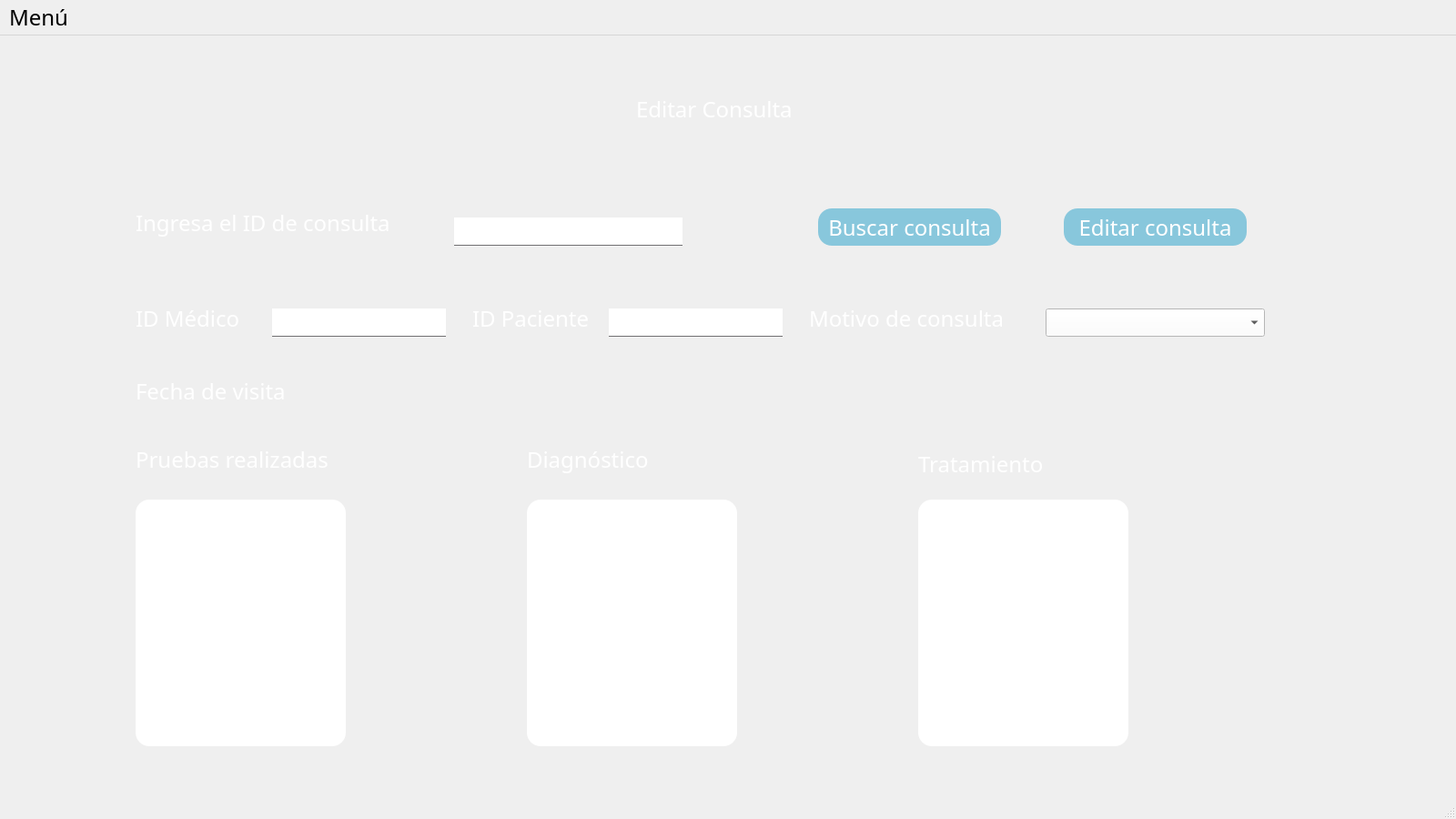
<?xml version="1.0" encoding="UTF-8"?>
<ui version="4.0">
 <class>EditarConsulta</class>
 <widget class="QMainWindow" name="EditarConsulta">
  <property name="geometry">
   <rect>
    <x>0</x>
    <y>0</y>
    <width>1600</width>
    <height>900</height>
   </rect>
  </property>
  <property name="minimumSize">
   <size>
    <width>1600</width>
    <height>900</height>
   </size>
  </property>
  <property name="maximumSize">
   <size>
    <width>1920</width>
    <height>1080</height>
   </size>
  </property>
  <property name="windowTitle">
   <string>Editar consulta</string>
  </property>
  <property name="styleSheet">
   <string notr="true">*{
    font-family:century gothic;
    font-size:24px;
}

QWidget{
    background-image: url(:/prefijoNuevo/paisaje-cultura-sostenibilidad.jpg);
}

QFrame{
    background:rgba(0/0/0/0.8);
    border-radius:15px;
}

QPushButton{
    background:#88c7dc;
    color:white;
    border-radius:15px;
}

QPushButton:hover{
    color:#333;
    border-radius:15px;
    background:#49ebff;
}

QToolButton{
    background:red;
    border-radius:60px;

}

QLabel{
    color:white;
    background:transparent;
}

QLineEdit{
    background:transparent;
    border:none;
    color:#717072;
    border-bottom:1px solid #717072;
}</string>
  </property>
  <widget class="QWidget" name="centralwidget">
   <widget class="QFrame" name="frame">
    <property name="geometry">
     <rect>
      <x>29</x>
      <y>40</y>
      <width>1600</width>
      <height>900</height>
     </rect>
    </property>
    <property name="minimumSize">
     <size>
      <width>1600</width>
      <height>900</height>
     </size>
    </property>
    <property name="maximumSize">
     <size>
      <width>1920</width>
      <height>1080</height>
     </size>
    </property>
    <property name="frameShape">
     <enum>QFrame::StyledPanel</enum>
    </property>
    <property name="frameShadow">
     <enum>QFrame::Raised</enum>
    </property>
    <widget class="QLabel" name="label">
     <property name="geometry">
      <rect>
       <x>670</x>
       <y>30</y>
       <width>181</width>
       <height>21</height>
      </rect>
     </property>
     <property name="text">
      <string>Editar Consulta</string>
     </property>
    </widget>
    <widget class="QLabel" name="label_2">
     <property name="geometry">
      <rect>
       <x>120</x>
       <y>150</y>
       <width>301</width>
       <height>31</height>
      </rect>
     </property>
     <property name="text">
      <string>Ingresa el ID de consulta</string>
     </property>
    </widget>
    <widget class="QLineEdit" name="inputIdConsulta">
     <property name="geometry">
      <rect>
       <x>470</x>
       <y>160</y>
       <width>251</width>
       <height>31</height>
      </rect>
     </property>
     <property name="styleSheet">
      <string notr="true">background-color: rgb(255, 255, 255);</string>
     </property>
    </widget>
    <widget class="QPushButton" name="buscarConsulta">
     <property name="geometry">
      <rect>
       <x>870</x>
       <y>150</y>
       <width>201</width>
       <height>41</height>
      </rect>
     </property>
     <property name="text">
      <string>Buscar consulta</string>
     </property>
    </widget>
    <widget class="QLabel" name="label_3">
     <property name="geometry">
      <rect>
       <x>120</x>
       <y>260</y>
       <width>131</width>
       <height>21</height>
      </rect>
     </property>
     <property name="text">
      <string>ID Médico</string>
     </property>
    </widget>
    <widget class="QLineEdit" name="inputIdMedico">
     <property name="geometry">
      <rect>
       <x>270</x>
       <y>260</y>
       <width>191</width>
       <height>31</height>
      </rect>
     </property>
     <property name="styleSheet">
      <string notr="true">background-color: rgb(255, 255, 255);</string>
     </property>
    </widget>
    <widget class="QLabel" name="label_4">
     <property name="geometry">
      <rect>
       <x>490</x>
       <y>260</y>
       <width>141</width>
       <height>21</height>
      </rect>
     </property>
     <property name="text">
      <string>ID Paciente</string>
     </property>
    </widget>
    <widget class="QLineEdit" name="inputIdPaciente">
     <property name="geometry">
      <rect>
       <x>640</x>
       <y>260</y>
       <width>191</width>
       <height>31</height>
      </rect>
     </property>
     <property name="styleSheet">
      <string notr="true">background-color: rgb(255, 255, 255);</string>
     </property>
    </widget>
    <widget class="QLabel" name="label_5">
     <property name="geometry">
      <rect>
       <x>860</x>
       <y>260</y>
       <width>231</width>
       <height>21</height>
      </rect>
     </property>
     <property name="text">
      <string>Motivo de consulta</string>
     </property>
    </widget>
    <widget class="QComboBox" name="inputMotivoConsulta">
     <property name="geometry">
      <rect>
       <x>1120</x>
       <y>260</y>
       <width>241</width>
       <height>31</height>
      </rect>
     </property>
     <property name="styleSheet">
      <string notr="true">color: rgb(0, 0, 0);
background-color: rgb(255, 255, 255);</string>
     </property>
     <item>
      <property name="text">
       <string/>
      </property>
     </item>
     <item>
      <property name="text">
       <string>Consulta General</string>
      </property>
     </item>
     <item>
      <property name="text">
       <string>Examenes</string>
      </property>
     </item>
     <item>
      <property name="text">
       <string>Curaciones</string>
      </property>
     </item>
    </widget>
    <widget class="QLabel" name="label_6">
     <property name="geometry">
      <rect>
       <x>120</x>
       <y>340</y>
       <width>191</width>
       <height>21</height>
      </rect>
     </property>
     <property name="text">
      <string>Fecha de visita</string>
     </property>
    </widget>
    <widget class="QLabel" name="fechaConsulta">
     <property name="geometry">
      <rect>
       <x>330</x>
       <y>340</y>
       <width>211</width>
       <height>31</height>
      </rect>
     </property>
     <property name="text">
      <string/>
     </property>
    </widget>
    <widget class="QPushButton" name="editarConsulta">
     <property name="geometry">
      <rect>
       <x>1140</x>
       <y>150</y>
       <width>201</width>
       <height>41</height>
      </rect>
     </property>
     <property name="text">
      <string>Editar consulta</string>
     </property>
    </widget>
    <widget class="QLabel" name="label_7">
     <property name="geometry">
      <rect>
       <x>120</x>
       <y>410</y>
       <width>221</width>
       <height>31</height>
      </rect>
     </property>
     <property name="text">
      <string>Pruebas realizadas</string>
     </property>
    </widget>
    <widget class="QTextEdit" name="inputPruebasRealizadas">
     <property name="geometry">
      <rect>
       <x>120</x>
       <y>470</y>
       <width>231</width>
       <height>271</height>
      </rect>
     </property>
     <property name="styleSheet">
      <string notr="true">background-color: rgb(255, 255, 255);</string>
     </property>
    </widget>
    <widget class="QLabel" name="label_8">
     <property name="geometry">
      <rect>
       <x>550</x>
       <y>410</y>
       <width>141</width>
       <height>31</height>
      </rect>
     </property>
     <property name="text">
      <string>Diagnóstico</string>
     </property>
    </widget>
    <widget class="QTextEdit" name="inputDiagnostico">
     <property name="geometry">
      <rect>
       <x>550</x>
       <y>470</y>
       <width>231</width>
       <height>271</height>
      </rect>
     </property>
     <property name="styleSheet">
      <string notr="true">background-color: rgb(255, 255, 255);</string>
     </property>
    </widget>
    <widget class="QTextEdit" name="inputTratamiento">
     <property name="geometry">
      <rect>
       <x>980</x>
       <y>470</y>
       <width>231</width>
       <height>271</height>
      </rect>
     </property>
     <property name="styleSheet">
      <string notr="true">background-color: rgb(255, 255, 255);</string>
     </property>
    </widget>
    <widget class="QLabel" name="label_9">
     <property name="geometry">
      <rect>
       <x>980</x>
       <y>420</y>
       <width>161</width>
       <height>21</height>
      </rect>
     </property>
     <property name="text">
      <string>Tratamiento</string>
     </property>
    </widget>
   </widget>
  </widget>
  <widget class="QMenuBar" name="menubar">
   <property name="geometry">
    <rect>
     <x>0</x>
     <y>0</y>
     <width>1600</width>
     <height>36</height>
    </rect>
   </property>
   <widget class="QMenu" name="menuMen">
    <property name="title">
     <string>Menú</string>
    </property>
    <addaction name="separator"/>
    <addaction name="actionRegresar"/>
   </widget>
   <addaction name="menuMen"/>
  </widget>
  <widget class="QStatusBar" name="statusbar"/>
  <action name="actionRegresar">
   <property name="text">
    <string>Regresar</string>
   </property>
  </action>
 </widget>
 <resources>
  <include location="../Imagenes/Imagen.qrc"/>
 </resources>
 <connections/>
</ui>
